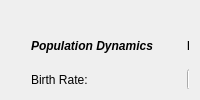
        <widget class="QWidget" name="dynamics">
         <attribute name="title">
          <string>Urban Dynamics</string>
         </attribute>
         <layout class="QVBoxLayout" name="verticalLayout_6">
          <item>
           <widget class="QWidget" name="widget_2" native="true">
            <widget class="QWidget" name="input_pop_widget" native="true">
             <property name="geometry">
              <rect>
               <x>20</x>
               <y>20</y>
               <width>534</width>
               <height>118</height>
              </rect>
             </property>
             <layout class="QGridLayout" name="gridLayout_23">
              <item row="3" column="1">
               <spacer name="horizontalSpacer_23">
                <property name="orientation">
                 <enum>Qt::Horizontal</enum>
                </property>
                <property name="sizeType">
                 <enum>QSizePolicy::Fixed</enum>
                </property>
                <property name="sizeHint" stdset="0">
                 <size>
                  <width>40</width>
                  <height>20</height>
                 </size>
                </property>
               </spacer>
              </item>
              <item row="2" column="2">
               <widget class="QDoubleSpinBox" name="input_birthrate_spin">
                <property name="maximumSize">
                 <size>
                  <width>80</width>
                  <height>16777215</height>
                 </size>
                </property>
                <property name="prefix">
                 <string/>
                </property>
                <property name="suffix">
                 <string> %</string>
                </property>
                <property name="decimals">
                 <number>0</number>
                </property>
                <property name="minimum">
                 <double>0.000000000000000</double>
                </property>
                <property name="maximum">
                 <double>500.000000000000000</double>
                </property>
                <property name="singleStep">
                 <double>0.100000000000000</double>
                </property>
                <property name="value">
                 <double>6.000000000000000</double>
                </property>
               </widget>
              </item>
              <item row="2" column="5">
               <spacer name="horizontalSpacer_26">
                <property name="orientation">
                 <enum>Qt::Horizontal</enum>
                </property>
                <property name="sizeHint" stdset="0">
                 <size>
                  <width>40</width>
                  <height>20</height>
                 </size>
                </property>
               </spacer>
              </item>
              <item row="2" column="0">
               <widget class="QLabel" name="input_birthrate_lbl">
                <property name="text">
                 <string>Birth Rate:</string>
                </property>
               </widget>
              </item>
              <item row="2" column="1">
               <spacer name="horizontalSpacer_25">
                <property name="orientation">
                 <enum>Qt::Horizontal</enum>
                </property>
                <property name="sizeType">
                 <enum>QSizePolicy::Fixed</enum>
                </property>
                <property name="sizeHint" stdset="0">
                 <size>
                  <width>40</width>
                  <height>20</height>
                 </size>
                </property>
               </spacer>
              </item>
              <item row="3" column="5">
               <spacer name="horizontalSpacer_22">
                <property name="orientation">
                 <enum>Qt::Horizontal</enum>
                </property>
                <property name="sizeHint" stdset="0">
                 <size>
                  <width>40</width>
                  <height>20</height>
                 </size>
                </property>
               </spacer>
              </item>
              <item row="2" column="4">
               <widget class="QPushButton" name="input_birthrate_custom">
                <property name="text">
                 <string>Custom...</string>
                </property>
               </widget>
              </item>
              <item row="4" column="2">
               <widget class="QDoubleSpinBox" name="input_migration_spin">
                <property name="maximumSize">
                 <size>
                  <width>80</width>
                  <height>16777215</height>
                 </size>
                </property>
                <property name="prefix">
                 <string/>
                </property>
                <property name="suffix">
                 <string> %</string>
                </property>
                <property name="decimals">
                 <number>0</number>
                </property>
                <property name="minimum">
                 <double>0.000000000000000</double>
                </property>
                <property name="maximum">
                 <double>500.000000000000000</double>
                </property>
                <property name="singleStep">
                 <double>0.100000000000000</double>
                </property>
                <property name="value">
                 <double>6.000000000000000</double>
                </property>
               </widget>
              </item>
              <item row="1" column="3">
               <widget class="QLabel" name="input_pop_lbl4">
                <property name="text">
                 <string>&lt;html&gt;&lt;head/&gt;&lt;body&gt;&lt;p&gt;&lt;span style=&quot; font-weight:600;&quot;&gt;TREND&lt;/span&gt;&lt;/p&gt;&lt;/body&gt;&lt;/html&gt;</string>
                </property>
               </widget>
              </item>
              <item row="3" column="2">
               <widget class="QDoubleSpinBox" name="input_deathrate_spin">
                <property name="maximumSize">
                 <size>
                  <width>80</width>
                  <height>16777215</height>
                 </size>
                </property>
                <property name="prefix">
                 <string/>
                </property>
                <property name="suffix">
                 <string> %</string>
                </property>
                <property name="decimals">
                 <number>0</number>
                </property>
                <property name="minimum">
                 <double>0.000000000000000</double>
                </property>
                <property name="maximum">
                 <double>500.000000000000000</double>
                </property>
                <property name="singleStep">
                 <double>0.100000000000000</double>
                </property>
                <property name="value">
                 <double>6.000000000000000</double>
                </property>
               </widget>
              </item>
              <item row="3" column="0">
               <widget class="QLabel" name="input_deathrate_lbl">
                <property name="text">
                 <string>Death Rate:</string>
                </property>
               </widget>
              </item>
              <item row="4" column="1">
               <spacer name="horizontalSpacer_34">
                <property name="orientation">
                 <enum>Qt::Horizontal</enum>
                </property>
                <property name="sizeType">
                 <enum>QSizePolicy::Fixed</enum>
                </property>
                <property name="sizeHint" stdset="0">
                 <size>
                  <width>40</width>
                  <height>20</height>
                 </size>
                </property>
               </spacer>
              </item>
              <item row="3" column="4">
               <widget class="QPushButton" name="input_deathrate_custom">
                <property name="text">
                 <string>Custom...</string>
                </property>
               </widget>
              </item>
              <item row="4" column="0">
               <widget class="QLabel" name="input_migration_lbl">
                <property name="text">
                 <string>Net Migration Rate:</string>
                </property>
               </widget>
              </item>
              <item row="4" column="3">
               <widget class="QComboBox" name="input_migration_trend">
                <property name="minimumSize">
                 <size>
                  <width>150</width>
                  <height>0</height>
                 </size>
                </property>
                <item>
                 <property name="text">
                  <string>Exponential</string>
                 </property>
                </item>
                <item>
                 <property name="text">
                  <string>Linear</string>
                 </property>
                </item>
                <item>
                 <property name="text">
                  <string>Sigmoid</string>
                 </property>
                </item>
                <item>
                 <property name="text">
                  <string>Stochastic</string>
                 </property>
                </item>
                <item>
                 <property name="text">
                  <string>Custom...</string>
                 </property>
                </item>
               </widget>
              </item>
              <item row="4" column="5">
               <spacer name="horizontalSpacer_35">
                <property name="orientation">
                 <enum>Qt::Horizontal</enum>
                </property>
                <property name="sizeHint" stdset="0">
                 <size>
                  <width>40</width>
                  <height>20</height>
                 </size>
                </property>
               </spacer>
              </item>
              <item row="2" column="3">
               <widget class="QComboBox" name="input_birthrate_trend">
                <property name="minimumSize">
                 <size>
                  <width>150</width>
                  <height>0</height>
                 </size>
                </property>
                <item>
                 <property name="text">
                  <string>Exponential</string>
                 </property>
                </item>
                <item>
                 <property name="text">
                  <string>Linear</string>
                 </property>
                </item>
                <item>
                 <property name="text">
                  <string>Sigmoid</string>
                 </property>
                </item>
                <item>
                 <property name="text">
                  <string>Stochastic</string>
                 </property>
                </item>
                <item>
                 <property name="text">
                  <string>Custom...</string>
                 </property>
                </item>
               </widget>
              </item>
              <item row="1" column="2">
               <widget class="QLabel" name="input_pop_lbl3">
                <property name="text">
                 <string>&lt;html&gt;&lt;head/&gt;&lt;body&gt;&lt;p&gt;&lt;span style=&quot; font-weight:600;&quot;&gt;RATE&lt;/span&gt;&lt;/p&gt;&lt;/body&gt;&lt;/html&gt;</string>
                </property>
               </widget>
              </item>
              <item row="3" column="3">
               <widget class="QComboBox" name="input_deathrate_trend">
                <property name="minimumSize">
                 <size>
                  <width>150</width>
                  <height>0</height>
                 </size>
                </property>
                <item>
                 <property name="text">
                  <string>Exponential</string>
                 </property>
                </item>
                <item>
                 <property name="text">
                  <string>Linear</string>
                 </property>
                </item>
                <item>
                 <property name="text">
                  <string>Sigmoid</string>
                 </property>
                </item>
                <item>
                 <property name="text">
                  <string>Stochastic</string>
                 </property>
                </item>
                <item>
                 <property name="text">
                  <string>Custom...</string>
                 </property>
                </item>
               </widget>
              </item>
              <item row="1" column="0" colspan="2">
               <widget class="QLabel" name="input_pop_lbl2">
                <property name="text">
                 <string>&lt;html&gt;&lt;head/&gt;&lt;body&gt;&lt;p&gt;&lt;span style=&quot; font-weight:600; font-style:italic;&quot;&gt;Population Dynamics&lt;/span&gt;&lt;/p&gt;&lt;/body&gt;&lt;/html&gt;</string>
                </property>
               </widget>
              </item>
              <item row="4" column="4">
               <widget class="QPushButton" name="input_migration_custom">
                <property name="text">
                 <string>Custom...</string>
                </property>
               </widget>
              </item>
             </layout>
            </widget>
            <widget class="QLabel" name="basic_stochastic_lbl">
             <property name="geometry">
              <rect>
               <x>26</x>
               <y>380</y>
               <width>178</width>
               <height>20</height>
              </rect>
             </property>
             <property name="text">
              <string>Stochastic perturbation [ ]:</string>
             </property>
            </widget>
            <widget class="QLineEdit" name="basic_stochastic">
             <property name="geometry">
              <rect>
               <x>236</x>
               <y>380</y>
               <width>80</width>
               <height>20</height>
              </rect>
             </property>
             <property name="maximumSize">
              <size>
               <width>80</width>
               <height>16777215</height>
              </size>
             </property>
             <property name="inputMask">
              <string/>
             </property>
            </widget>
            <widget class="QLabel" name="basic_stochastic_lbl2">
             <property name="geometry">
              <rect>
               <x>322</x>
               <y>380</y>
               <width>238</width>
               <height>20</height>
              </rect>
             </property>
             <property name="text">
              <string>&lt;html&gt;&lt;head/&gt;&lt;body&gt;&lt;p&gt;&lt;span style=&quot; font-style:italic;&quot;&gt;(alpha is the size of perturbation)&lt;/span&gt;&lt;/p&gt;&lt;/body&gt;&lt;/html&gt;</string>
             </property>
             <property name="wordWrap">
              <bool>true</bool>
             </property>
            </widget>
            <widget class="QDoubleSpinBox" name="employ_inputmap_spin">
             <property name="geometry">
              <rect>
               <x>272</x>
               <y>220</y>
               <width>236</width>
               <height>20</height>
              </rect>
             </property>
             <property name="prefix">
              <string/>
             </property>
             <property name="suffix">
              <string> %</string>
             </property>
             <property name="decimals">
              <number>0</number>
             </property>
             <property name="minimum">
              <double>0.000000000000000</double>
             </property>
             <property name="maximum">
              <double>500.000000000000000</double>
             </property>
             <property name="singleStep">
              <double>0.100000000000000</double>
             </property>
             <property name="value">
              <double>6.000000000000000</double>
             </property>
            </widget>
            <widget class="QLabel" name="employ_inputmap_lbl3">
             <property name="geometry">
              <rect>
               <x>30</x>
               <y>220</y>
               <width>236</width>
               <height>20</height>
              </rect>
             </property>
             <property name="text">
              <string>Annual rate of change:</string>
             </property>
            </widget>
            <widget class="QLabel" name="employ_inputmap_lbl3_2">
             <property name="geometry">
              <rect>
               <x>20</x>
               <y>180</y>
               <width>236</width>
               <height>20</height>
              </rect>
             </property>
             <property name="text">
              <string>&lt;html&gt;&lt;head/&gt;&lt;body&gt;&lt;p&gt;&lt;span style=&quot; font-weight:600;&quot;&gt;Employment&lt;/span&gt;&lt;/p&gt;&lt;/body&gt;&lt;/html&gt;</string>
             </property>
            </widget>
            <widget class="QDoubleSpinBox" name="employ_land_roc_spin">
             <property name="geometry">
              <rect>
               <x>254</x>
               <y>260</y>
               <width>80</width>
               <height>20</height>
              </rect>
             </property>
             <property name="prefix">
              <string/>
             </property>
             <property name="suffix">
              <string> %</string>
             </property>
             <property name="decimals">
              <number>0</number>
             </property>
             <property name="minimum">
              <double>0.000000000000000</double>
             </property>
             <property name="maximum">
              <double>500.000000000000000</double>
             </property>
             <property name="singleStep">
              <double>0.100000000000000</double>
             </property>
             <property name="value">
              <double>6.000000000000000</double>
             </property>
            </widget>
            <widget class="QCheckBox" name="employ_land_roc">
             <property name="geometry">
              <rect>
               <x>35</x>
               <y>261</y>
               <width>187</width>
               <height>17</height>
              </rect>
             </property>
             <property name="text">
              <string>Define a separate rate of change:</string>
             </property>
            </widget>
            <widget class="QDoubleSpinBox" name="employ_pop_roc_spin">
             <property name="geometry">
              <rect>
               <x>264</x>
               <y>300</y>
               <width>80</width>
               <height>20</height>
              </rect>
             </property>
             <property name="prefix">
              <string/>
             </property>
             <property name="suffix">
              <string> %</string>
             </property>
             <property name="decimals">
              <number>0</number>
             </property>
             <property name="minimum">
              <double>0.000000000000000</double>
             </property>
             <property name="maximum">
              <double>500.000000000000000</double>
             </property>
             <property name="singleStep">
              <double>0.100000000000000</double>
             </property>
             <property name="value">
              <double>6.000000000000000</double>
             </property>
            </widget>
            <widget class="QCheckBox" name="employ_pop_roc">
             <property name="geometry">
              <rect>
               <x>45</x>
               <y>301</y>
               <width>187</width>
               <height>17</height>
              </rect>
             </property>
             <property name="text">
              <string>Define a separate rate of change:</string>
             </property>
            </widget>
           </widget>
          </item>
         </layout>
        </widget>
